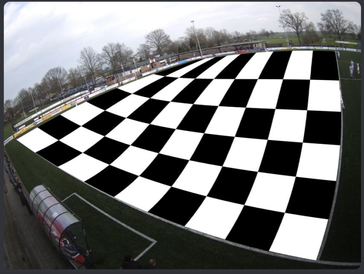
#> input picture assets/og/test_left.png, 364 x 274 px, shrunk from 746 x 562 before the run
$ python chessboard_sample.py
#> lines starting #> are read from the running program, lines starting #| are printed output that depends on the picture; after the words box and inside, x2 and y2 are one past the last pixel; in counts of white or black regions, pixels touching at a corner belong together; long printed decimals are rounded
import pickle

import cv2
import numpy as np
import os
import glob

# Defining the dimensions of checkerboard
CHECKERBOARD = (8, 5)
criteria = (cv2.TERM_CRITERIA_EPS + cv2.TERM_CRITERIA_MAX_ITER, 30, 0.001)

# Creating vector to store vectors of 3D points for each checkerboard image
objpoints = []
# Creating vector to store vectors of 2D points for each checkerboard image
imgpoints = []

# Defining the world coordinates for 3D points
objp = np.zeros((1, CHECKERBOARD[0] * CHECKERBOARD[1], 3), np.float32)
objp[0, :, :2] = np.mgrid[0:CHECKERBOARD[0], 0:CHECKERBOARD[1]].T.reshape(-1, 2)
prev_img_shape = None

# Extracting path of individual image stored in a given directory
images = glob.glob('assets/og/test_left.png')
for fname in images:
    img = cv2.imread(fname)
#> img is the input picture: shape (274, 364, 3); mean B, G, R 118.1, 118.1, 117.2
    gray = cv2.cvtColor(img, cv2.COLOR_BGR2GRAY)
    # Find the chess board corners
    # If desired number of corners are found in the image then ret = true
    ret, corners = cv2.findChessboardCorners(gray, CHECKERBOARD,
                                             cv2.CALIB_CB_ADAPTIVE_THRESH + cv2.CALIB_CB_FAST_CHECK + cv2.CALIB_CB_NORMALIZE_IMAGE)
#> ret = True; corners = 40 rows, first 8: [164.2, 75.65], [178.5, 77.31], [194.7, 78.1], [213.5, 78.46], [234.4, 78.55], [257.5, 78.58], [282.6, 78.72], [309.5, 79.25]

    """
    If desired number of corner are detected,
    we refine the pixel coordinates and display
    them on the images of checker board
    """
    if ret == True:
        objpoints.append(objp)
        # refining pixel coordinates for given 2d points.
        corners2 = cv2.cornerSubPix(gray, corners, (11, 11), (-1, -1), criteria)
#> corners2 = 40 rows, first 8: [172.4, 74.22], [172.4, 74.22], [194.7, 78.1], [213.5, 78.46], [233.8, 78.39], [257.4, 78.57], [282.5, 78.71], [309.6, 79.22]

        imgpoints.append(corners2)

        # Draw and display the corners
        img = cv2.drawChessboardCorners(img, CHECKERBOARD, corners2, ret)
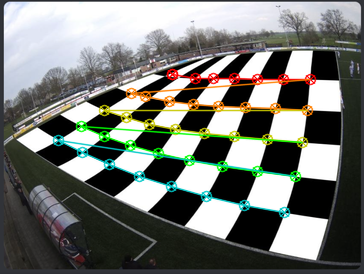
#> img: shape (274, 364, 3); 7.76% of pixels changed, all inside (x1, y1, x2, y2) = (52, 68, 317, 219)

    cv2.imshow('img', img)
    cv2.waitKey(0)

cv2.destroyAllWindows()

h, w = img.shape[:2]
#> h = 274; w = 364

"""
Performing camera calibration by
passing the value of known 3D points (objpoints)
and corresponding pixel coordinates of the
detected corners (imgpoints)
"""
ret, camerMatrix, dist, rvecs, tvecs = cv2.calibrateCamera(objpoints, imgpoints, gray.shape[::-1], None, None)
#> ret = 6.34; camerMatrix = [[179.9, 0, 201.3], [0, 238.5, 204.1], [0, 0, 1]]; dist = [[1.19, -3.22, -0.132, -0.135, 2.6]]; rvecs = ([-0.749, 0.46, 0.418],); tvecs = ([-2.03, -3.72, 9.38],)


print("Camera matrix : \n")
print(camerMatrix)
#| [[179.945   0.         201.302]
#|  [  0.         238.496 204.140]
#|  [  0.           0.           1.        ]]
print("dist : \n")
print(dist)
#| [[ 1.188 -3.225 -0.1316 -0.135  2.599]]
print("rvecs : \n")
print(rvecs)
#| (array([[-0.7489],
#|        [ 0.4597   ],
#|        [ 0.4181]]),)
print("tvecs : \n")
print(tvecs)
#| (array([[-2.029],
#|        [-3.717],
#|        [ 9.378]]),)

pickle.dump((camerMatrix, dist), open("calibration.pkl", "wb"))
pickle.dump(camerMatrix, open("cameraMatrix.pkl", "wb"))
pickle.dump(dist, open("dist.pkl", "wb"))

img2 = cv2.imread('assets/og/left_test.jpeg')
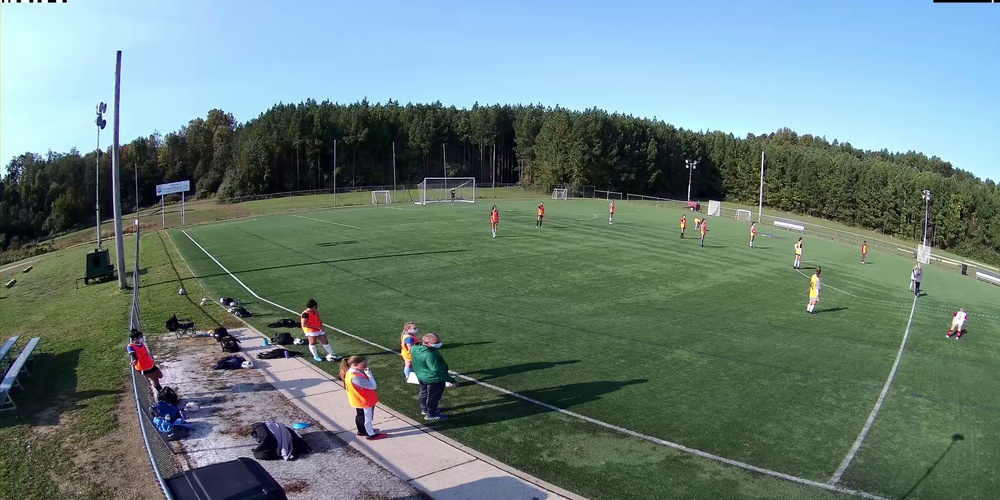
#> input picture assets/og/left_test.jpeg, 1000 x 500 px, shrunk from 2048 x 1024 before the run
#> img2 is the input picture: shape (500, 1000, 3); mean B, G, R 121.9, 126.3, 105.5

h, w = img.shape[:2]

newCameraMatrix, roi = cv2.getOptimalNewCameraMatrix(camerMatrix, dist, (w, h), 1, (w, h))
#> newCameraMatrix = [[215.9, 0, 141.3], [0, 254.5, 166.8], [0, 0, 1]]; roi = (136, 163, 98, 64)

dst = cv2.undistort(img, camerMatrix, dist, None, newCameraMatrix)
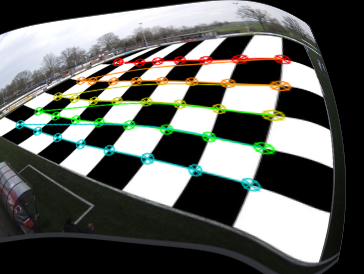
#> dst: shape (274, 364, 3); mean B, G, R 93.2, 98.1, 95.5
cv2.imshow('test', dst)
cv2.waitKey(0)
